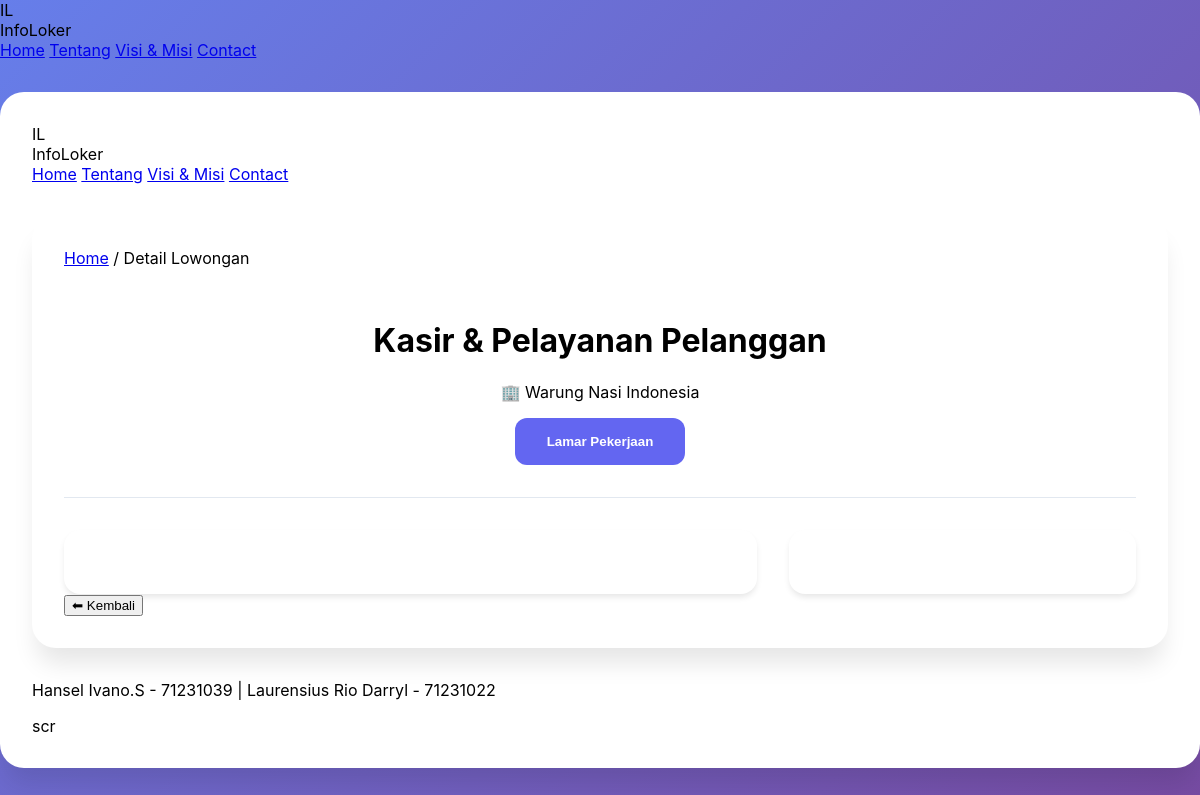
Page /projectPrakProgWeb1-main/Detail_Pekerjaan/detail_lowongan.php?id=4 (signed in) on the committed database.
### tables this page shows
CREATE TABLE `lowongan` (
  `id` int(11) NOT NULL,
  `perusahaan_id` int(11) DEFAULT NULL,
  `judul` varchar(100) DEFAULT NULL,
  `lokasi` varchar(100) DEFAULT NULL,
  `jenis_pekerjaan` varchar(50) DEFAULT NULL,
  `level_pekerjaan` varchar(50) DEFAULT NULL,
  `pendidikan` varchar(100) DEFAULT NULL,
  `gaji` varchar(50) DEFAULT NULL,
  `deskripsi` text DEFAULT NULL,
  `keahlian` text DEFAULT NULL,
  `kualifikasi` text DEFAULT NULL,
  `tanggal_posting` date DEFAULT NULL
);

CREATE TABLE `perusahaan` (
  `id` int(11) NOT NULL,
  `user_id` int(11) DEFAULT NULL,
  `nama_perusahaan` varchar(100) DEFAULT NULL,
  `lokasi` varchar(100) DEFAULT NULL,
  `logo` varchar(255) DEFAULT NULL
);

### projectPrakProgWeb1-main/Detail_Pekerjaan/detail_lowongan.php (the view, shortened to what this page needs)
<?php
require '../koneksi.php';
$idLowongan = $_GET['id'];
$userId = $_SESSION['id'];
$query = "SELECT l.*, p.nama_perusahaan, p.lokasi AS lokasi_perusahaan, p.logo
          FROM lowongan l
          JOIN perusahaan p ON l.perusahaan_id = p.id
          WHERE l.id = $idLowongan";
$result = mysqli_query($conn, $query);
$lowongan = mysqli_fetch_assoc($result);
$cekLamaran = mysqli_query($conn, "
    SELECT * FROM lamaran
    WHERE pelamar_id = (SELECT id FROM pelamar WHERE user_id = $userId)
    AND lowongan_id = $idLowongan
");
$sudahMelamar = mysqli_num_rows($cekLamaran) > 0;
?>
<!DOCTYPE html>
<html lang="id">
<head>
    <link rel="stylesheet" href="detail.css">
</head>
<body>
<?php include 'partials/header.php'; ?>
<div class="container">
   <body>
    <?php include '../partials/header.php'; ?>
    <div class="container">
        <nav class="breadcrumb">
            <a href="../dashboard/dashboard_pelamar.php">Home</a> /
            <span>Detail Lowongan</span>
        </nav>
        <div class="job-header">
            <h1><?= htmlspecialchars($lowongan['judul']) ?></h1>
            <p class="company-name">
                🏢 <?= htmlspecialchars($lowongan['nama_perusahaan']) ?>
            </p>
            <?php if ($sudahMelamar): ?>
                <div class="alert alert-warning">
                    ⚠️ Anda sudah pernah melamar lowongan ini
                </div>
            <?php else: ?>
                <button
                    class="apply-btn"
                    data-href="form_lamaran.php?id=<?= $idLowongan ?>"
                    onclick="handleApply(this)">
                    Lamar Pekerjaan
                </button>
            <?php endif; ?>
        </div>
        <div class="job-container">
            <div class="job-details">
            </div>
            <div class="company-card">
            </div>
        </div>
        <button class="back-btn" onclick="window.history.back()">
            ⬅ Kembali
        </button>
    </div>
<?php include 'partials/footer.php'; ?>
scr
</body>
</html>

### projectPrakProgWeb1-main/Detail_Pekerjaan/detail.css (style rules this page uses)
:root { --primary-color: #6366f1; --primary-hover: #5856eb; --secondary-color: #f1f5f9; --text-primary: #1e293b; --text-secondary: #64748b; --border-color: #e2e8f0; --white: #ffffff; --shadow: 0 4px 6px -1px rgba(0, 0, 0, 0.1); --shadow-lg: 0 20px 25px -5px rgba(0, 0, 0, 0.1); }
body { font-family: 'Inter', sans-serif; background: linear-gradient(135deg, #667eea 0%, #764ba2 100%); margin: 0; min-height: 100vh; }
.container { max-width: 1200px; margin: 2rem auto; padding: 2rem; background: var(--white); border-radius: 24px; box-shadow: var(--shadow-lg); }
.job-header { text-align: center; margin-bottom: 2rem; padding: 2rem; border-bottom: 1px solid var(--border-color); }
.job-container { display: grid; grid-template-columns: 2fr 1fr; gap: 2rem; margin-top: 2rem; }
.job-details, .company-card { background: var(--white); padding: 2rem; border-radius: 16px; box-shadow: var(--shadow); }
.apply-btn { background: var(--primary-color); color: var(--white); padding: 1rem 2rem; border: none; border-radius: 12px; font-weight: 600; cursor: pointer; transition: all 0.3s ease; }

### rows in the picture
lowongan: judul "Kasir & Pelayanan Pelanggan", perusahaan.nama_perusahaan "Warung Nasi Indonesia"
